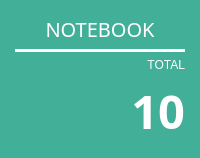
                   <widget class="QFrame" name="frame_2">
                    <property name="sizePolicy">
                     <sizepolicy hsizetype="Minimum" vsizetype="Ignored">
                      <horstretch>20</horstretch>
                      <verstretch>20</verstretch>
                     </sizepolicy>
                    </property>
                    <property name="minimumSize">
                     <size>
                      <width>178</width>
                      <height>139</height>
                     </size>
                    </property>
                    <property name="styleSheet">
                     <string notr="true">background-color: rgb(66, 175, 152);
border-radius: 10px;</string>
                    </property>
                    <property name="frameShape">
                     <enum>QFrame::StyledPanel</enum>
                    </property>
                    <property name="frameShadow">
                     <enum>QFrame::Raised</enum>
                    </property>
                    <layout class="QVBoxLayout" name="verticalLayout_4">
                     <property name="leftMargin">
                      <number>15</number>
                     </property>
                     <property name="topMargin">
                      <number>15</number>
                     </property>
                     <property name="rightMargin">
                      <number>15</number>
                     </property>
                     <property name="bottomMargin">
                      <number>15</number>
                     </property>
                     <item>
                      <widget class="QLabel" name="label">
                       <property name="font">
                        <font>
                         <family>Asap</family>
                         <pointsize>15</pointsize>
                         <weight>50</weight>
                         <italic>false</italic>
                         <bold>false</bold>
                        </font>
                       </property>
                       <property name="styleSheet">
                        <string notr="true">color: rgb(255, 255, 255);</string>
                       </property>
                       <property name="text">
                        <string>NOTEBOOK</string>
                       </property>
                       <property name="alignment">
                        <set>Qt::AlignCenter</set>
                       </property>
                      </widget>
                     </item>
                     <item>
                      <widget class="Line" name="line">
                       <property name="enabled">
                        <bool>true</bool>
                       </property>
                       <property name="styleSheet">
                        <string notr="true">background-color: rgb(255, 255, 255);</string>
                       </property>
                       <property name="orientation">
                        <enum>Qt::Horizontal</enum>
                       </property>
                      </widget>
                     </item>
                     <item>
                      <widget class="QLabel" name="label_3">
                       <property name="styleSheet">
                        <string notr="true">color: rgb(255, 255, 255);</string>
                       </property>
                       <property name="text">
                        <string>TOTAL</string>
                       </property>
                       <property name="alignment">
                        <set>Qt::AlignBottom|Qt::AlignRight|Qt::AlignTrailing</set>
                       </property>
                      </widget>
                     </item>
                     <item>
                      <layout class="QHBoxLayout" name="horizontalLayout_9">
                       <item>
                        <widget class="QPushButton" name="ButtonNotebook">
                         <property name="sizePolicy">
                          <sizepolicy hsizetype="Minimum" vsizetype="Minimum">
                           <horstretch>2</horstretch>
                           <verstretch>2</verstretch>
                          </sizepolicy>
                         </property>
                         <property name="cursor">
                          <cursorShape>PointingHandCursor</cursorShape>
                         </property>
                         <property name="styleSheet">
                          <string notr="true">background-image: url(:/barr/Grupo 131.png);
background-position:center;
background-repeat: no-repeat;
</string>
                         </property>
                        </widget>
                       </item>
                       <item>
                        <widget class="QLabel" name="labelNotebook">
                         <property name="sizePolicy">
                          <sizepolicy hsizetype="Minimum" vsizetype="Minimum">
                           <horstretch>3</horstretch>
                           <verstretch>0</verstretch>
                          </sizepolicy>
                         </property>
                         <property name="font">
                          <font>
                           <family>Segoe UI Semibold</family>
                           <pointsize>35</pointsize>
                           <weight>75</weight>
                           <bold>true</bold>
                          </font>
                         </property>
                         <property name="styleSheet">
                          <string notr="true">color: rgb(255, 255, 255);</string>
                         </property>
                         <property name="frameShadow">
                          <enum>QFrame::Plain</enum>
                         </property>
                         <property name="text">
                          <string>10</string>
                         </property>
                         <property name="textFormat">
                          <enum>Qt::AutoText</enum>
                         </property>
                         <property name="alignment">
                          <set>Qt::AlignRight|Qt::AlignTrailing|Qt::AlignVCenter</set>
                         </property>
                         <property name="margin">
                          <number>0</number>
                         </property>
                        </widget>
                       </item>
                      </layout>
                     </item>
                    </layout>
                   </widget>
